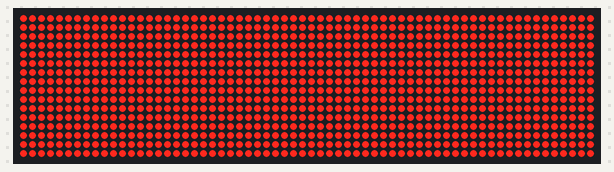
Bench run of a sketch on a simulated ESP32. On the bench: 64×16 LED matrix.

Above: at 0.0 s.

The sketch:

P10_ESP32_V3.ino
```cpp
#include <DMD32.h>
#include "fonts/SystemFont5x7.h"
#include "fonts/Arial_Black_16_ISO_8859_1.h"

//Fire up the DMD library as dmd
#define DISPLAYS_ACROSS 2
#define DISPLAYS_DOWN 1
DMD dmd(DISPLAYS_ACROSS, DISPLAYS_DOWN);

   //Timer setup
  //create a hardware timer  of ESP32
  hw_timer_t * timer = NULL;

void IRAM_ATTR triggerScan()
{
  dmd.scanDisplayBySPI();
}

void setup(void)
{

// return the clock speed of the CPU
  uint8_t cpuClock = ESP.getCpuFreqMHz();

  // Use 1st timer of 4
  // devide cpu clock speed on its speed value by MHz to get 1us for each signal  of the timer
  timer = timerBegin(0, cpuClock, true);
  // Attach triggerScan function to our timer
  timerAttachInterrupt(timer, &triggerScan, true);
  // Set alarm to call triggerScan function
  // Repeat the alarm (third parameter)
  timerAlarmWrite(timer, 300, true);

  // Start an alarm
  timerAlarmEnable(timer);

   //clear/init the DMD pixels held in RAM
   dmd.clearScreen( false );   //true is normal (all pixels off), false is negative (all pixels on)
  Serial.begin(115200);
}

void loop(void)
{
//   dmd.clearScreen( true );
//   dmd.selectFont(Arial_Black_16_ISO_8859_1);
//   // Français, Österreich, Magyarország
//   const char *MSG = "SAYA MASIH BELAJAR";
//   dmd.drawMarquee(MSG,strlen(MSG),(32*DISPLAYS_ACROSS)-1,0);
//   long start=millis();
//   long timer=start;
//   while(1){
//     if ((timer+30) < millis()) {
//       dmd.stepMarquee(-1,0);
//       timer=millis();
//    }
//  }
}
```
